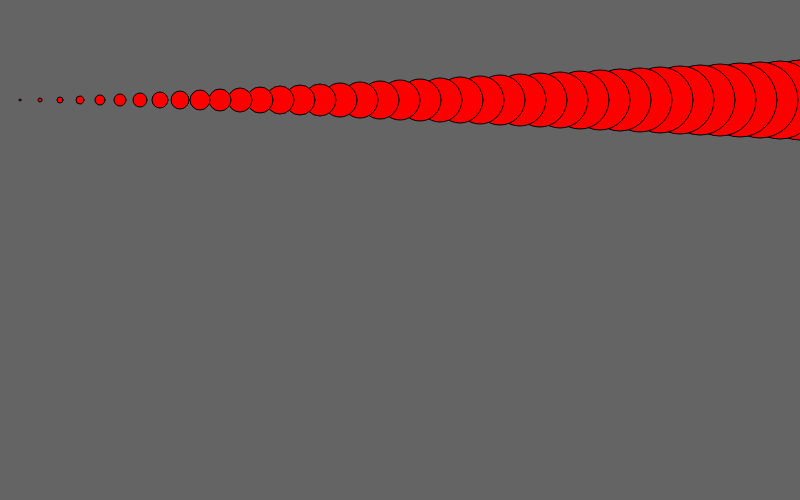
Frame 1 (no input)
Frame 60 (no input): identical to frame 1, image omitted
Frame 120 (the mouse pressed at the canvas centre since frame 60): identical to frame 1, image omitted

The p5.js sketch that drew this single still picture (run headless with seeded random() and noise() and a simulated clock; from frame 60 on, the mouse is pressed at the canvas centre):

// p5.js sketch
// ── sketch.js




function setup()
{
createCanvas(800,500);
}


function draw()
{
background(100);


	for(var theCount=100;theCount>=1;theCount-=2)
	{
	fill(255,0,0);
	ellipse(theCount*10,100,theCount,theCount);


	}



}
